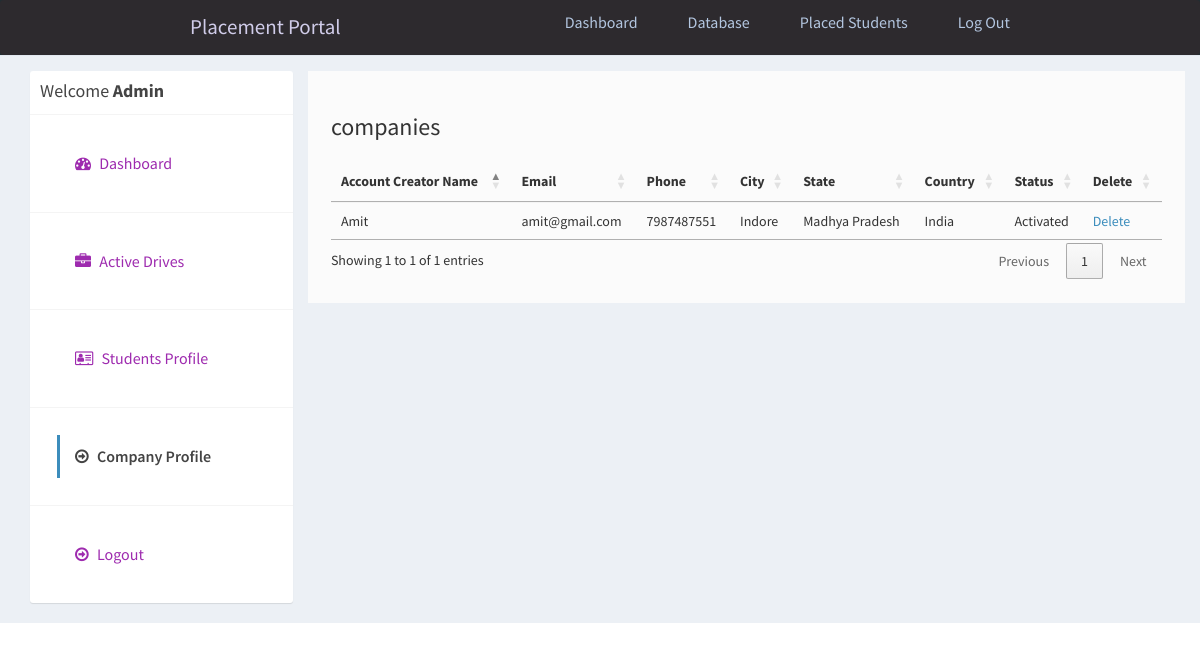
/admin/companies.php (signed in), run on the app's committed database.
### tables this page shows
CREATE TABLE `company` (
  `id_company` int(11) NOT NULL AUTO_INCREMENT,
  `name` varchar(255) NOT NULL,
  `companyname` varchar(255) NOT NULL,
  `country` varchar(255) NOT NULL,
  `state` varchar(255) NOT NULL,
  `city` varchar(255) NOT NULL,
  `contactno` varchar(255) NOT NULL,
  `website` varchar(255) NOT NULL,
  `email` varchar(255) NOT NULL,
  `password` varchar(255) NOT NULL,
  `aboutme` varchar(255) DEFAULT NULL,
  `logo` varchar(255) NOT NULL,
  `createdAt` timestamp NOT NULL DEFAULT current_timestamp(),
  `active` int(11) NOT NULL DEFAULT 2,
  PRIMARY KEY (`id_company`),
  UNIQUE KEY `email` (`email`)
);

### admin/companies.php (the view, shortened to what this page needs)
<?php
require_once("../db.php");
?>
<!DOCTYPE html>
<html>
<head>
  <link rel="stylesheet" href="https://cdnjs.cloudflare.com/ajax/libs/twitter-bootstrap/3.3.7/css/bootstrap.min.css">
  <link rel="stylesheet" href="https://cdnjs.cloudflare.com/ajax/libs/font-awesome/4.7.0/css/font-awesome.min.css">
  <link rel="stylesheet" href="https://cdnjs.cloudflare.com/ajax/libs/ionicons/2.0.1/css/ionicons.min.css">
  <link rel="stylesheet" href="https://cdn.datatables.net/1.10.15/css/jquery.dataTables.min.css">
  <link rel="stylesheet" href="../css/AdminLTE.min.css">
  <link rel="stylesheet" href="../css/_all-skins.min.css">
  <link rel="stylesheet" href="../css/custom.css">
</head>
<body class="hold-transition skin-green sidebar-mini">
  <div class="wrapper">
    <?php
    include 'header.php';
    ?>
    <div class="content-wrapper" style="margin-left: 0px;">
      <section id="candidates" class="content-header">
        <div class="container">
          <div class="row">
            <div class="col-md-3">
              <div class="box box-solid">
                <div class="box-header with-border">
                  <h3 class="box-title">Welcome <b>Admin</b></h3>
                </div>
                <div class="box-body no-padding">
                  <ul class="nav nav-pills nav-stacked">
                    <li><a href="dashboard.php"><i class="fa fa-dashboard"></i> Dashboard</a></li>
                    <li><a href="active-jobs.php"><i class="fa fa-briefcase"></i> Active Drives</a></li>
                    <li><a href="applications.php"><i class="fa fa-address-card-o"></i> Students Profile</a></li>
                    <li class="active"><a href="companies.php"><i class="fa fa-arrow-circle-o-right"></i> Company Profile</a></li>
                    <li><a href="../logout.php"><i class="fa fa-arrow-circle-o-right"></i> Logout</a></li>
                  </ul>
                </div>
              </div>
            </div>
            <div class="col-md-9 bg-white padding-2">
              <h3>companies</h3>
              <div class="row margin-top-20">
                <div class="col-md-12">
                  <div class="box-body table-responsive no-padding">
                    <table id="example2" class="table table-hover">
                      <thead>
                        <th>Account Creator Name</th>
                        <th>Email</th>
                        <th>Phone</th>
                        <th>City</th>
                        <th>State</th>
                        <th>Country</th>
                        <th>Status</th>
                        <th>Delete</th>
                      </thead>
                      <tbody>
                        <?php
                        $sql = "SELECT * FROM company";
                        $result = $conn->query($sql);
                        if ($result->num_rows > 0) {
                          while ($row = $result->fetch_assoc()) {
                        ?>
                            <tr>
                              <td><?php echo $row['name']; ?></td>
                              <td><?php echo $row['email']; ?></td>
                              <td><?php echo $row['contactno']; ?></td>
                              <td><?php echo $row['city']; ?></td>
                              <td><?php echo $row['state']; ?></td>
                              <td><?php echo $row['country']; ?></td>
                              <td>
                                <?php
                                if ($row['active'] == '1') {
                                  echo "Activated";
                                } else if ($row['active'] == '2') {
                                ?>
                                  <a href="reject-company.php?id=<?php echo $row['id_company']; ?>">Reject</a> <a href="approve-company.php?id=<?php echo $row['id_company']; ?>">Approve</a>
                                <?php
                                } else if ($row['active'] == '3') {
                                ?>
                                  <a href="approve-company.php?id=<?php echo $row['id_company']; ?>">Reactivate</a>
                                <?php
                                } else if ($row['active'] == '0') {
                                  echo "Rejected";
                                }
                                ?>
                              </td>
                              <td><a href="delete-company.php?id=<?php echo $row['id_company']; ?>">Delete</a></td>
                            </tr>
                        <?php
                          }
                        }
                        ?>
                      </tbody>
                    </table>
                  </div>
                </div>
              </div>
            </div>
          </div>
        </div>
      </section>
    </div>
  </div>
</body>
</html>

### css/custom.css (style rules this page uses)
.margin-top-20 { margin-top: 20px; }
.padding-2 { padding: 2%; }
.bg-white { background-color:#fbfbfb; margin-left: 0%; }
.box { font-size: medium; font-family: sans-serif; }
li { color: aqua; }

### admin/header.php (style rules this page uses)
* { margin: 0; padding: 0; box-sizing: border-box; }
html { font-size: 62.5%; font-family: 'Roboto', sans-serif; }
li { list-style: none; }
a { text-decoration: none; }

### data on the page
company: name "Amit", email "amit@gmail.com", contactno "7987487551", city "Indore", state "Madhya Pradesh", country "India", active "Activated"
